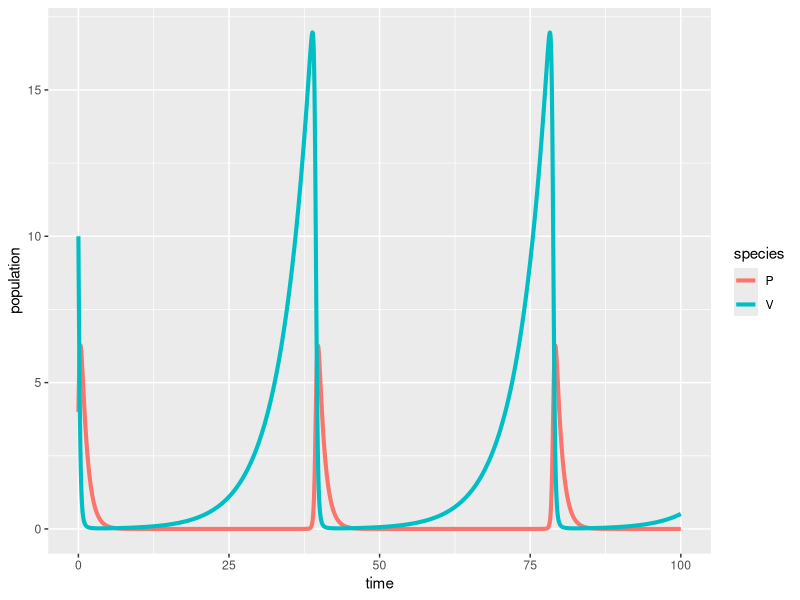

R code for this plot:
## ---- chunk 1
#| message: false
#| warning: false
# load libraries ----
library(tidyverse)
library(deSolve)
library(kableExtra)
## ---- chunk 2
# Create a sequence of times (days) ----
time <- seq(from = 0, to = 100, by = 0.05)

# Set some parameter values (these can change - keep it in mind) ----
parameters <- c(r = .2, alpha = 0.75, beta = 0.4, q = 1)

# Set the initial condition (prey and predator populations at t = 0) ----
# Recall: V = prey, P = predator
init_cond <- c(V = 10, P = 4)

# Prepare the series of differential equations as a function ----
lv_equations <- function(time, init_cond, parameters) {
  with(as.list(c(init_cond, parameters)), {
    dVdt = r * V - alpha * V * P
    dPdt = beta * V * P - q * P
    return(list(c(dVdt, dPdt)))
  })
}

# Find the approximate the solution using `deSolve::ode()` ----
approx_lv <- ode(y = init_cond, times = time, func = lv_equations, parms = parameters)

# Check the class ----
class(approx_lv)

# We really want this to be a data frame, AND we want both prey (V) and predator (P) to be in the same column -- we'll learn why in EDS 221 (tidy data) ----
approx_lk_df <- data.frame(approx_lv) |> 
  pivot_longer(cols = c(V, P), names_to = "species", values_to = "population")

# Plot it ----
ggplot(data = approx_lk_df, aes(x = time, y = population)) +
  geom_line(aes(color = species), linewidth = 1.4)
